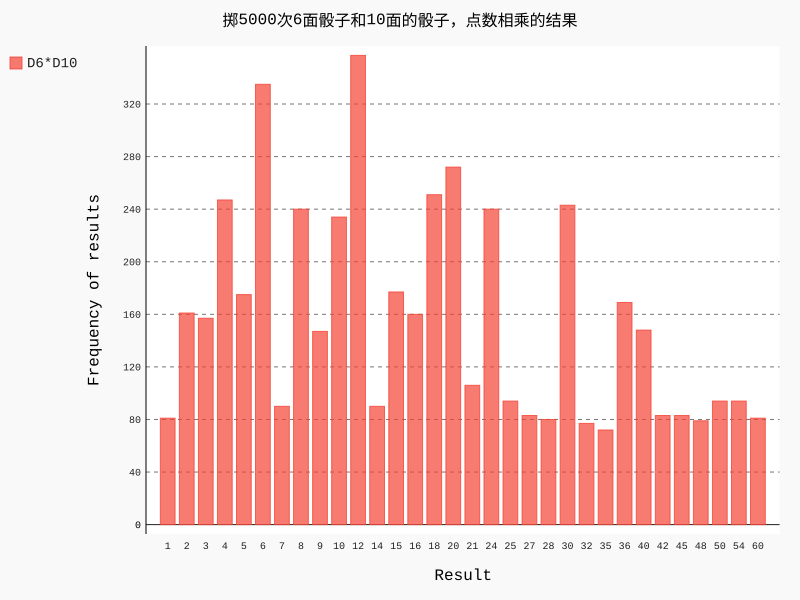

Source code (Python):
import pygal

from random import randint

class Die():
    def __init__(self,num_sides=6):
        self.num_sides=num_sides
    def roll(self):
        return randint(1,self.num_sides)

die_1=Die()
die_2=Die(10)

results=[]
for roll_num in range(5000):
    result=die_1.roll()*die_2.roll()
    results.append(result)

x=[]
frequencies=[]
max_result=die_1.num_sides * die_2.num_sides
for value in range(1,max_result+1):
    if value in results:
        x.append(value)
        frequency=results.count(value)
        frequencies.append(frequency)
    else:
        continue
        
        
hist=pygal.Bar()

hist.title="掷5000次6面骰子和10面的骰子，点数相乘的结果"
hist.x_labels=x
hist.x_title="Result"
hist.y_title="Frequency of results"

hist.add("D6*D10",frequencies)
hist.render_to_file('dice_visual.svg')
